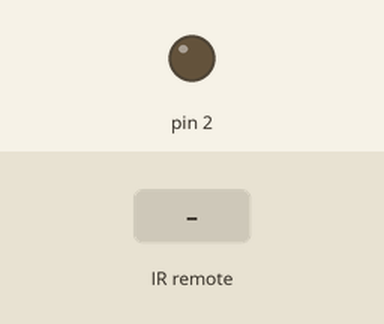
A sketch run on a simulated Arduino Uno, built with avr-gcc and run on an emulated ATmega328P. Shown: output pins drawn as LEDs (lit = HIGH). The inputs (shaded band) are chosen by the test bench.

Above: at 1.2 s.
1.3 s: infrared code 0xFFA857 received
At 1.7 s:
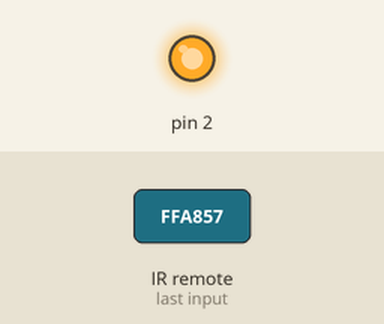
2.8 s: infrared code 0xFFE01F received
At 4.1 s:
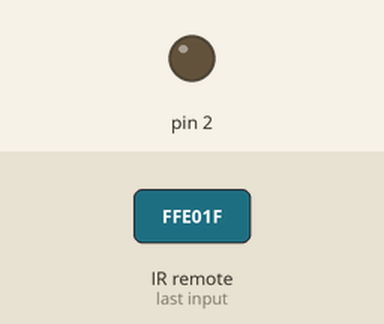
Timing chart, 0 to 5.8 s (numbered marks = the images above; inputs shaded):
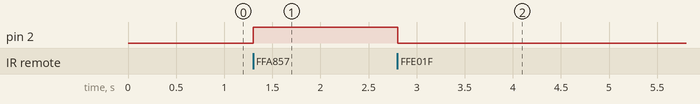

The sketch:

021_relay_irremote.ino
```cpp
#include <IRremote.h>

int RECV_PIN = 3; //리모컨 수신기 3번에 연결함
IRrecv irrecv(RECV_PIN);
decode_results results;


void setup() {
  irrecv.enableIRIn(); //리모컨 수신 시작~!
  pinMode(2,OUTPUT); //릴레이가 2번에 연결됨
}

void loop() {
  if (irrecv.decode(&results)) {
    if(results.value == 0xFFA857){
      //인식된 리모컨의 id가 +라면~
      digitalWrite(2,HIGH); //릴레이 작동
    }else if(results.value == 0xFFE01F){
     //인식된 리모컨의 id가 -라면~
      digitalWrite(2,LOW); //릴레이 멈춤
    }
    irrecv.resume(); //다음 코드 인식!
  }
  delay(100);
}
```

Measured:
- after the input at 1.3 s, pin 2: LOW → HIGH at once
- after the input at 2.8 s, pin 2: HIGH → LOW at once
